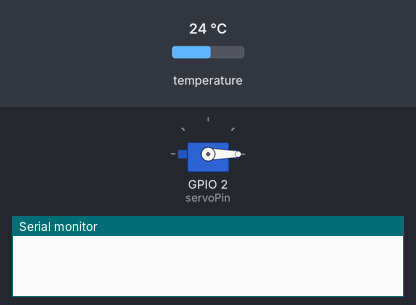
The sketch below on a simulated ESP32. On the bench: servo, the last lines printed to the serial monitor. Wiring (inferred from the names in the program): MPU-6050 motion sensor at I2C address 0x68. The inputs (shaded band) are chosen by the test bench; at power-on: temperature 24 °C.

Above: at 0.1 s.
At 2.1 s:
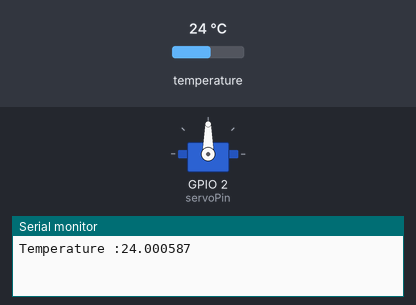
Timing chart, 0 to 3.6 s (numbered marks = the images above):
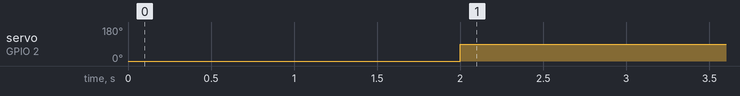

The sketch:

servo_MPU6050.ino
```cpp
#include <Wire.h>
#include <Servo.h>

int MPU_Address = 0x68;
int16_t Tmp;

#define servoPin 2 //D4 (D1,D2:MPU6050)
Servo servo;

void setup() {
  Wire.begin(4,5);
  Wire.beginTransmission(MPU_Address);
  Wire.write(0x6B);
  Wire.write(1);
  Wire.endTransmission(true);
  Serial.begin(9600);
  servo.attach(servoPin);
  servo.write(0);
  delay(2000);

}

void loop() {
  Tmp=0;
  float temperature=0;
  int servoval=0;
  servo.write(0);
  Wire.beginTransmission(MPU_Address);
  Wire.write(0x41);
  Wire.endTransmission();
  Wire.requestFrom(MPU_Address, 2, true);
  Tmp = Wire.read() << 8 | Wire.read();
  temperature=Tmp/340.00+36.53;

  if(33.0<=temperature<=38.5)
  {
   servoval=90;
  }
  else
  {
    servoval=180;
  }
  servo.write(servoval);
  Serial.printf("Temperature :%f\r\n", temperature);
  delay(6000);

}
```

Measured:
- by itself, servo on GPIO 2 (servoPin): 0° → 90° at 2.0 s
